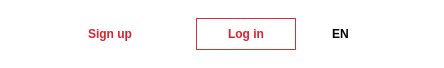
<?xml version="1.0" encoding="UTF-8"?>
<ui version="4.0">
 <class>UserLogin</class>
 <widget class="QWidget" name="UserLogin">
  <property name="geometry">
   <rect>
    <x>0</x>
    <y>0</y>
    <width>444</width>
    <height>68</height>
   </rect>
  </property>
  <property name="sizePolicy">
   <sizepolicy hsizetype="Maximum" vsizetype="Maximum">
    <horstretch>0</horstretch>
    <verstretch>0</verstretch>
   </sizepolicy>
  </property>
  <property name="windowTitle">
   <string>Form</string>
  </property>
  <property name="styleSheet">
   <string notr="true">background-color: rgb(255, 255, 255);

</string>
  </property>
  <layout class="QGridLayout" name="gridLayout">
   <item row="0" column="3">
    <spacer name="verticalSpacer_2">
     <property name="orientation">
      <enum>Qt::Vertical</enum>
     </property>
     <property name="sizeHint" stdset="0">
      <size>
       <width>20</width>
       <height>40</height>
      </size>
     </property>
    </spacer>
   </item>
   <item row="1" column="0">
    <spacer name="horizontalSpacer_2">
     <property name="orientation">
      <enum>Qt::Horizontal</enum>
     </property>
     <property name="sizeType">
      <enum>QSizePolicy::MinimumExpanding</enum>
     </property>
     <property name="sizeHint" stdset="0">
      <size>
       <width>40</width>
       <height>20</height>
      </size>
     </property>
    </spacer>
   </item>
   <item row="1" column="1">
    <widget class="QPushButton" name="pushButton_3">
     <property name="sizePolicy">
      <sizepolicy hsizetype="Maximum" vsizetype="Maximum">
       <horstretch>0</horstretch>
       <verstretch>0</verstretch>
      </sizepolicy>
     </property>
     <property name="minimumSize">
      <size>
       <width>100</width>
       <height>32</height>
      </size>
     </property>
     <property name="cursor">
      <cursorShape>PointingHandCursor</cursorShape>
     </property>
     <property name="styleSheet">
      <string notr="true">font-family: 'Open Sans';
font-style: normal;
font-weight: 600;
font-size: 12px;
line-height: 17px;
color: #D72130;
</string>
     </property>
     <property name="text">
      <string>Sign up</string>
     </property>
     <property name="flat">
      <bool>true</bool>
     </property>
    </widget>
   </item>
   <item row="1" column="2">
    <spacer name="horizontalSpacer_3">
     <property name="orientation">
      <enum>Qt::Horizontal</enum>
     </property>
     <property name="sizeType">
      <enum>QSizePolicy::Fixed</enum>
     </property>
     <property name="sizeHint" stdset="0">
      <size>
       <width>30</width>
       <height>20</height>
      </size>
     </property>
    </spacer>
   </item>
   <item row="1" column="3">
    <widget class="QPushButton" name="pushButton_2">
     <property name="sizePolicy">
      <sizepolicy hsizetype="Maximum" vsizetype="Maximum">
       <horstretch>0</horstretch>
       <verstretch>0</verstretch>
      </sizepolicy>
     </property>
     <property name="minimumSize">
      <size>
       <width>100</width>
       <height>32</height>
      </size>
     </property>
     <property name="cursor">
      <cursorShape>PointingHandCursor</cursorShape>
     </property>
     <property name="styleSheet">
      <string notr="true">font-family: 'Open Sans';
font-style: normal;
font-weight: 600;
font-size: 12px;
line-height: 17px;
color: #D72130;

border: 1px solid #C63638;</string>
     </property>
     <property name="text">
      <string>Log in</string>
     </property>
     <property name="flat">
      <bool>true</bool>
     </property>
    </widget>
   </item>
   <item row="1" column="4">
    <spacer name="horizontalSpacer_4">
     <property name="orientation">
      <enum>Qt::Horizontal</enum>
     </property>
     <property name="sizeType">
      <enum>QSizePolicy::Fixed</enum>
     </property>
     <property name="sizeHint" stdset="0">
      <size>
       <width>30</width>
       <height>20</height>
      </size>
     </property>
    </spacer>
   </item>
   <item row="1" column="5">
    <widget class="QLabel" name="label">
     <property name="sizePolicy">
      <sizepolicy hsizetype="Maximum" vsizetype="Maximum">
       <horstretch>0</horstretch>
       <verstretch>0</verstretch>
      </sizepolicy>
     </property>
     <property name="styleSheet">
      <string notr="true">font-family: 'Open Sans';
font-style: normal;
font-weight: 600;
font-size: 12px;
line-height: 16px;</string>
     </property>
     <property name="text">
      <string>EN</string>
     </property>
    </widget>
   </item>
   <item row="1" column="6">
    <widget class="QPushButton" name="pushButton">
     <property name="sizePolicy">
      <sizepolicy hsizetype="Fixed" vsizetype="Fixed">
       <horstretch>0</horstretch>
       <verstretch>0</verstretch>
      </sizepolicy>
     </property>
     <property name="maximumSize">
      <size>
       <width>30</width>
       <height>50</height>
      </size>
     </property>
     <property name="cursor">
      <cursorShape>PointingHandCursor</cursorShape>
     </property>
     <property name="styleSheet">
      <string notr="true">border: none;</string>
     </property>
     <property name="text">
      <string/>
     </property>
     <property name="icon">
      <iconset resource="../../../QResources.qrc">
       <normaloff>:/Resources/dropdownIcon.png</normaloff>:/Resources/dropdownIcon.png</iconset>
     </property>
     <property name="iconSize">
      <size>
       <width>12</width>
       <height>20</height>
      </size>
     </property>
     <property name="flat">
      <bool>true</bool>
     </property>
    </widget>
   </item>
   <item row="1" column="7">
    <spacer name="horizontalSpacer">
     <property name="orientation">
      <enum>Qt::Horizontal</enum>
     </property>
     <property name="sizeType">
      <enum>QSizePolicy::MinimumExpanding</enum>
     </property>
     <property name="sizeHint" stdset="0">
      <size>
       <width>40</width>
       <height>18</height>
      </size>
     </property>
    </spacer>
   </item>
   <item row="2" column="3">
    <spacer name="verticalSpacer">
     <property name="orientation">
      <enum>Qt::Vertical</enum>
     </property>
     <property name="sizeHint" stdset="0">
      <size>
       <width>20</width>
       <height>40</height>
      </size>
     </property>
    </spacer>
   </item>
  </layout>
 </widget>
 <resources>
  <include location="../../../QResources.qrc"/>
  <include location="../../../QResources.qrc"/>
  <include location="../../../QResources.qrc"/>
 </resources>
 <connections/>
</ui>
